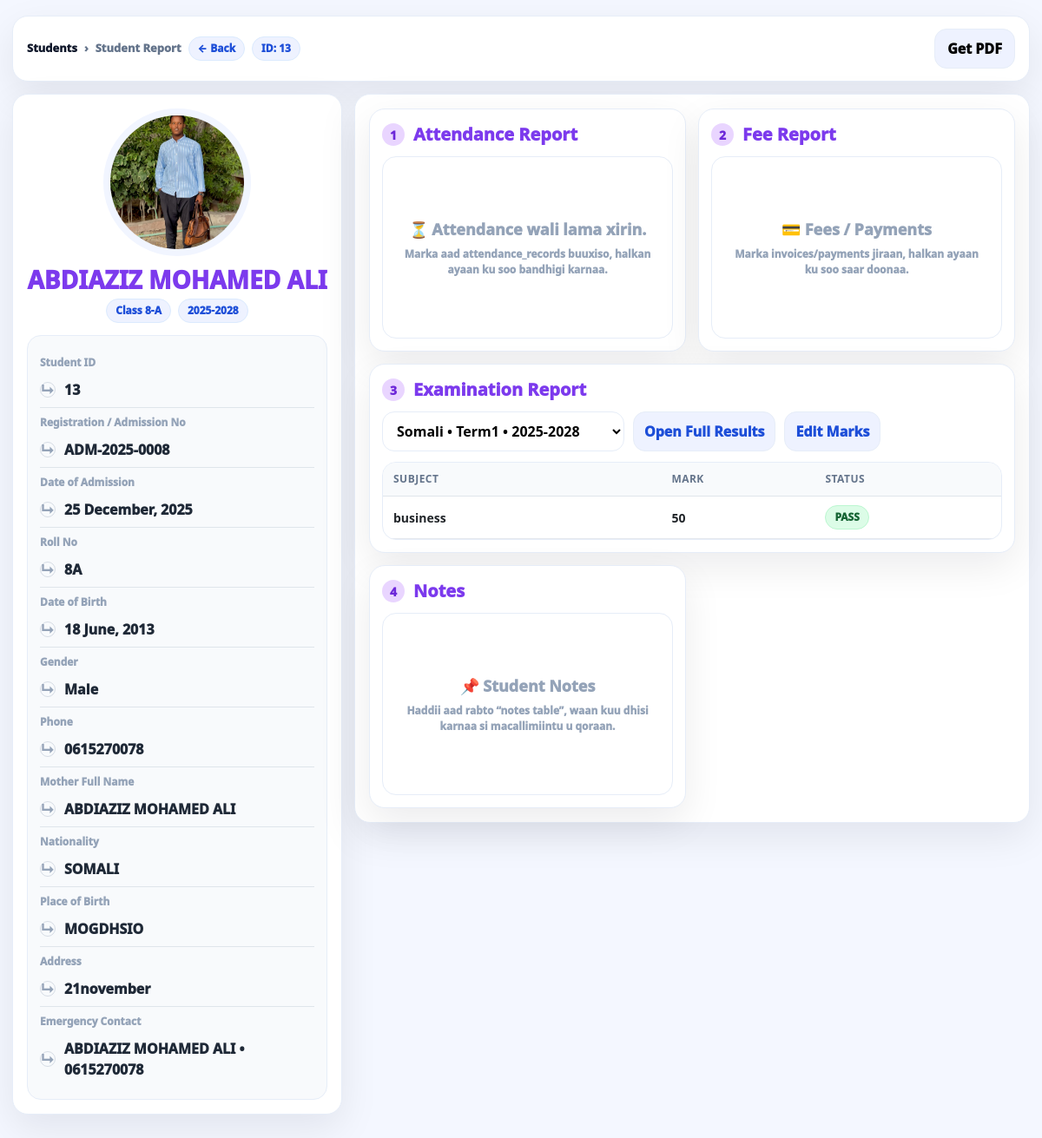
Screenshot of /school/students_view.php?id=13 (signed in) with the database file from the repository.
### tables this page shows
CREATE TABLE `students` (
  `student_id` bigint(20) NOT NULL,
  `user_id` bigint(20) DEFAULT NULL,
  `admission_no` varchar(40) DEFAULT NULL,
  `first_name` varchar(60) NOT NULL,
  `middle_name` varchar(60) NOT NULL,
  `last_name` varchar(60) NOT NULL,
  `mother_full_name` varchar(150) NOT NULL,
  `gender` enum('M','F') DEFAULT NULL,
  `dob` date DEFAULT NULL,
  `nationality` varchar(80) DEFAULT NULL,
  `place_of_birth` varchar(120) DEFAULT NULL,
  `profile_photo_url` text DEFAULT NULL,
  `phone` varchar(30) DEFAULT NULL,
  `address` varchar(255) DEFAULT NULL,
  `emergency_contact_name` varchar(150) DEFAULT NULL,
  `emergency_contact_phone` varchar(30) DEFAULT NULL,
  `status` enum('ACTIVE','INACTIVE') NOT NULL DEFAULT 'ACTIVE',
  `created_at` timestamp NOT NULL DEFAULT current_timestamp()
);

CREATE TABLE `exam_papers` (
  `paper_id` bigint(20) NOT NULL,
  `exam_id` bigint(20) NOT NULL,
  `section_id` bigint(20) NOT NULL,
  `subject_id` bigint(20) NOT NULL,
  `max_mark` int(11) NOT NULL DEFAULT 100,
  `min_pass` int(11) NOT NULL DEFAULT 50
);

CREATE TABLE `subjects` (
  `subject_id` bigint(20) NOT NULL,
  `subject_name` varchar(120) NOT NULL,
  `is_active` tinyint(1) NOT NULL DEFAULT 1
);

CREATE TABLE `marks` (
  `paper_id` bigint(20) NOT NULL,
  `enrollment_id` bigint(20) NOT NULL,
  `mark_value` int(11) NOT NULL,
  `result` enum('PASS','FAIL') NOT NULL DEFAULT 'FAIL',
  `created_at` timestamp NOT NULL DEFAULT current_timestamp()
);

### school/students_view.php (the view, shortened to what this page needs)
<?php
require_once __DIR__ . "/conncation.php";
function h($v): string { return htmlspecialchars((string)$v, ENT_QUOTES, "UTF-8"); }
$keepQs = [];
$keepQuery = http_build_query(array_filter($keepQs, fn($v)=> $v!==0 && $v!=="" && $v!==null));
$studentId = (int)($_GET["id"] ?? 0);
$currentYearId = 0;
$r = $conn->query("SELECT year_id FROM academic_years WHERE is_current=1 ORDER BY start_date DESC LIMIT 1")->fetch_assoc();
if ($r && (int)$r["year_id"] > 0) $currentYearId = (int)$r["year_id"];
$sql = "
SELECT
  s.student_id,
  s.admission_no,
  s.first_name, s.middle_name, s.last_name,
  CONCAT(s.first_name,' ',s.middle_name,' ',s.last_name) AS fullname,
  s.mother_full_name,
  s.gender, s.dob, s.nationality, s.place_of_birth,
  s.profile_photo_url,
  s.phone, s.address, s.emergency_contact_name, s.emergency_contact_phone,
  s.created_at,
  COALESCE(ec.enrollment_id, el.enrollment_id) AS enrollment_id,
  COALESCE(ec.year_id, el.year_id) AS year_id,
  COALESCE(yc.year_name, yl.year_name) AS year_name,
  COALESCE(ec.section_id, el.section_id) AS section_id,
  COALESCE(CONCAT(gc.grade_name,'-',sc.section_name), CONCAT(gl.grade_name,'-',sl.section_name)) AS class_name,
  COALESCE(ec.roll_no, el.roll_no) AS roll_no
FROM students s
LEFT JOIN enrollments ec
  ON ec.student_id = s.student_id AND ec.year_id = ? AND ec.status='ENROLLED'
LEFT JOIN academic_years yc ON yc.year_id = ec.year_id
LEFT JOIN sections sc ON sc.section_id = ec.section_id
LEFT JOIN grades gc ON gc.grade_id = sc.grade_id
LEFT JOIN (
  SELECT e1.*
  FROM enrollments e1
  JOIN (
    SELECT student_id, MAX(enrollment_id) AS mx
    FROM enrollments
    WHERE status='ENROLLED'
    GROUP BY student_id
  ) t ON t.student_id = e1.student_id AND t.mx = e1.enrollment_id
) el ON el.student_id = s.student_id
LEFT JOIN academic_years yl ON yl.year_id = el.year_id
LEFT JOIN sections sl ON sl.section_id = el.section_id
LEFT JOIN grades gl ON gl.grade_id = sl.grade_id
WHERE s.student_id = ?
LIMIT 1
";
$stmt = $conn->prepare($sql);
$stmt->bind_param("ii", $currentYearId, $studentId);
$stmt->execute();
$student = $stmt->get_result()->fetch_assoc();
function initials(string $name): string {
  $name = trim(preg_replace('/\s+/', ' ', $name));
  $parts = explode(" ", $name);
  $a = mb_substr($parts[0], 0, 1);
  $b = (count($parts) > 1) ? mb_substr($parts[1], 0, 1) : "";
  $out = mb_strtoupper($a.$b);
  return $out ?: "S";
}
function fmtDate(?string $d): string {
  $d = trim((string)$d);
  $t = strtotime($d);
  return date("d F, Y", $t);
}
$fullName   = (string)($student["fullname"] ?? "");
$photo      = trim((string)($student["profile_photo_url"] ?? ""));
$className  = trim((string)($student["class_name"] ?? ""));
$adNo       = (string)($student["admission_no"] ?? "");
$dob        = (string)($student["dob"] ?? "");
$gender     = (string)($student["gender"] ?? "");
$phone      = (string)($student["phone"] ?? "");
$national   = (string)($student["nationality"] ?? "");
$pob        = (string)($student["place_of_birth"] ?? "");
$mother     = (string)($student["mother_full_name"] ?? "");
$addr       = (string)($student["address"] ?? "");
$emName     = (string)($student["emergency_contact_name"] ?? "");
$emPhone    = (string)($student["emergency_contact_phone"] ?? "");
$yearName   = (string)($student["year_name"] ?? "");
$rollNo     = (string)($student["roll_no"] ?? "");
$createdAt  = (string)($student["created_at"] ?? "");
$enrollment = (int)($student["enrollment_id"] ?? 0);
$sectionId  = (int)($student["section_id"] ?? 0);
$yearId     = (int)($student["year_id"] ?? 0);
$genderLabel = "—";
if ($gender === "M") $genderLabel = "Male";
$studentExams = [];
$selectedExamId = (int)($_GET["exam_id"] ?? 0);
if ($sectionId > 0) {
  $stmt = $conn->prepare("
    SELECT e.exam_id, e.exam_name,
           y.year_name, t.term_name, y.is_current, e.start_date
    FROM exams e
    JOIN academic_years y ON y.year_id=e.year_id
    JOIN exam_terms t ON t.term_id=e.term_id
    WHERE e.year_id = ?
    ORDER BY y.is_current DESC, e.start_date DESC, e.exam_id DESC
  ");
  $useYear = $yearId > 0 ? $yearId : $currentYearId;
  $stmt->bind_param("i", $useYear);
  $stmt->execute();
  $studentExams = $stmt->get_result()->fetch_all(MYSQLI_ASSOC);
}
if ($selectedExamId <= 0 && $studentExams) {
  $selectedExamId = (int)$studentExams[0]["exam_id"];
}
$examRows = [];
if ($selectedExamId > 0 && $enrollment > 0) {
  $stmt = $conn->prepare("
    SELECT
      p.paper_id,
      sub.subject_name,
      mk.mark_value,
      mk.result
    FROM exam_papers p
    JOIN subjects sub ON sub.subject_id=p.subject_id
    JOIN enrollments en ON en.section_id=p.section_id
    LEFT JOIN marks mk ON mk.paper_id=p.paper_id AND mk.enrollment_id=en.enrollment_id
    WHERE p.exam_id=? AND en.enrollment_id=?
    ORDER BY sub.subject_name ASC
  ");
  $stmt->bind_param("ii", $selectedExamId, $enrollment);
  $stmt->execute();
  $examRows = $stmt->get_result()->fetch_all(MYSQLI_ASSOC);
}
?>
<!DOCTYPE html>
<html lang="en">
<head>
  <link rel="stylesheet" href="bootstrap.css" />
</head>
<body>
<div class="wrap" id="printArea">
  <div class="topbar noPrint">
    <div class="crumb">
      <b>Students</b> <span>›</span> <span>Student Report</span>
      <a class="pill" href="students.php<?= $keepQuery ? ("?".$keepQuery) : "" ?>">← Back</a>
      <span class="pill">ID: <?= (int)$studentId ?></span>
    </div>
    <div class="d-flex gap-2 flex-wrap">
      <button class="btnPdf" type="button" id="btnPdf">Get PDF</button>
    </div>
  </div>
  <div class="layout">
    <div class="card profile">
      <div class="avatarWrap">
        <?php if($photo !== ""): ?>
          <img src="<?= h($photo) ?>" alt="photo" onerror="this.style.display='none';document.getElementById('fallbackInit').style.display='block';">
        <?php else: ?>
          <span class="avatarInitial"><?= h(initials($fullName)) ?></span>
        <?php endif; ?>
      </div>
      <h2 class="studentName"><?= h($fullName ?: "—") ?></h2>
      <div class="subTag">
        <span class="pill"><?= h($className ?: "Not Enrolled") ?></span>
        <span class="pill"><?= h($yearName ?: "—") ?></span>
      </div>
      <div class="infoBox">
        <div class="infoRow">
          <div class="lbl">Student ID</div>
          <div class="val"><span class="arrow">↳</span> <?= (int)$studentId ?></div>
        </div>
        <div class="infoRow">
          <div class="lbl">Registration / Admission No</div>
          <div class="val"><span class="arrow">↳</span> <?= h($adNo ?: "—") ?></div>
        </div>
        <div class="infoRow">
          <div class="lbl">Date of Admission</div>
          <div class="val"><span class="arrow">↳</span> <?= h($createdAt ? fmtDate(substr($createdAt,0,10)) : "—") ?></div>
        </div>
        <div class="infoRow">
          <div class="lbl">Roll No</div>
          <div class="val"><span class="arrow">↳</span> <?= h($rollNo ?: "—") ?></div>
        </div>
        <div class="infoRow">
          <div class="lbl">Date of Birth</div>
          <div class="val"><span class="arrow">↳</span> <?= h(fmtDate($dob)) ?></div>
        </div>
        <div class="infoRow">
          <div class="lbl">Gender</div>
          <div class="val"><span class="arrow">↳</span> <?= h($genderLabel) ?></div>
        </div>
        <div class="infoRow">
          <div class="lbl">Phone</div>
          <div class="val"><span class="arrow">↳</span> <?= h($phone ?: "—") ?></div>
        </div>
        <div class="infoRow">
          <div class="lbl">Mother Full Name</div>
          <div class="val"><span class="arrow">↳</span> <?= h($mother ?: "—") ?></div>
        </div>
        <div class="infoRow">
          <div class="lbl">Nationality</div>
          <div class="val"><span class="arrow">↳</span> <?= h($national ?: "—") ?></div>
        </div>
        <div class="infoRow">
          <div class="lbl">Place of Birth</div>
          <div class="val"><span class="arrow">↳</span> <?= h($pob ?: "—") ?></div>
        </div>
        <div class="infoRow">
          <div class="lbl">Address</div>
          <div class="val"><span class="arrow">↳</span> <?= h($addr ?: "—") ?></div>
        </div>
        <div class="infoRow">
          <div class="lbl">Emergency Contact</div>
          <div class="val">
            <span class="arrow">↳</span>
            <?= h(($emName ?: "—") . ($emPhone ? " • ".$emPhone : "")) ?>
          </div>
        </div>
      </div>
    </div>
    <div class="card right">
      <div class="reportGrid">
        <div class="card reportCard">
          <div class="reportTitle"><span class="num">1</span> Attendance Report</div>
          <div class="emptyBox">
            <div>
              <div style="font-size:18px;">⏳ Attendance wali lama xirin.</div>
              <div style="font-size:12px; font-weight:1000; margin-top:6px;">
                Marka aad attendance_records buuxiso, halkan ayaan ku soo bandhigi karnaa.
              </div>
            </div>
          </div>
        </div>
        <div class="card reportCard">
          <div class="reportTitle"><span class="num">2</span> Fee Report</div>
          <div class="emptyBox">
            <div>
              <div style="font-size:18px;">💳 Fees / Payments</div>
              <div style="font-size:12px; font-weight:1000; margin-top:6px;">
                Marka invoices/payments jiraan, halkan ayaan ku soo saar doonaa.
              </div>
            </div>
          </div>
        </div>
        <div class="card reportCard" style="grid-column:1 / -1;">
          <div class="reportTitle"><span class="num">3</span> Examination Report</div>
          <?php if ($enrollment <= 0 || $sectionId <= 0): ?>
            <div class="emptyBox">
              <div>
                <div style="font-size:18px;">📝 Ardaygan enrollment ma leh.</div>
                <div style="font-size:12px; font-weight:1000; margin-top:6px;">
                  Hubi in ardayga lagu daray class (enrollments table).
                </div>
              </div>
            </div>
          <?php else: ?>
            <div class="examToolbar noPrint">
              <form method="get" style="display:flex; gap:10px; flex-wrap:wrap; align-items:center;">
                <select class="select" name="exam_id" onchange="this.form.submit()">
                  <?php foreach ($studentExams as $ex): ?>
                    <option value="<?= (int)$ex["exam_id"] ?>" <?= ((int)$ex["exam_id"]===$selectedExamId) ? "selected" : "" ?>>
                      <?= h($ex["exam_name"]) ?> • <?= h($ex["term_name"]) ?> • <?= h($ex["year_name"]) ?>
                    </option>
                  <?php endforeach; ?>
                </select>
                <a class="btnSmall" href="results.php?exam_id=<?= (int)$selectedExamId ?>&enrollment_id=<?= (int)$enrollment ?>">Open Full Results</a>
                <a class="btnSmall" href="edit_mark.php?exam_id=<?= (int)$selectedExamId ?>&enrollment_id=<?= (int)$enrollment ?>">Edit Marks</a>
              </form>
            </div>
            <div class="tableWrap">
              <table>
                <thead>
                  <tr>
                    <th style="width:45%;">Subject</th>
                    <th>Mark</th>
                    <th>Status</th>
                  </tr>
                </thead>
                <tbody>
                  <?php foreach ($examRows as $r): ?>
                    <tr>
                      <td><?= h($r["subject_name"]) ?></td>
                      <td><?= ($r["mark_value"]===null) ? "<span class='muted'>—</span>" : (int)$r["mark_value"] ?></td>
                      <td>
                        <?php if (($r["result"] ?? null) === "PASS"): ?>
                          <span class="badgeOk pass">PASS</span>
                        <?php elseif (($r["result"] ?? null) === "FAIL"): ?>
                          <span class="badgeOk fail">FAIL</span>
                        <?php else: ?>
                          <span class="muted">—</span>
                        <?php endif; ?>
                      </td>
                    </tr>
                  <?php endforeach; ?>
                </tbody>
              </table>
            </div>
          <?php endif; ?>
        </div>
        <div class="card reportCard">
          <div class="reportTitle"><span class="num">4</span> Notes</div>
          <div class="emptyBox">
            <div>
              <div style="font-size:18px;">📌 Student Notes</div>
              <div style="font-size:12px; font-weight:1000; margin-top:6px;">
                Haddii aad rabto “notes table”, waan kuu dhisi karnaa si macallimiintu u qoraan.
              </div>
            </div>
          </div>
        </div>
      </div>
    </div>
  </div>
</div>
</body>
</html>

### rows the page displays
students: profile_photo_url (picture), admission_no "ADM-2025-0008", created_at "25 December, 2025", dob "18 June, 2013", gender "Male", phone "0615270078", mother_full_name "ABDIAZIZ MOHAMED ALI", nationality "SOMALI", place_of_birth "MOGDHSIO", address "21november", emergency_contact_name+emergency_contact_phone "ABDIAZIZ MOHAMED ALI • 0615270078"
exam_papers: subject.subject_name "business", marks.mark_value "50"

### other values shown
$studentId "13"
$fullName ?: "—" "ABDIAZIZ MOHAMED ALI"
$className ?: "Not Enrolled" "Class 8-A"
$yearName ?: "—" "2025-2028"
$rollNo ?: "—" "8A"
form field exam_id "Somali • Term1 • 2025-2028"
